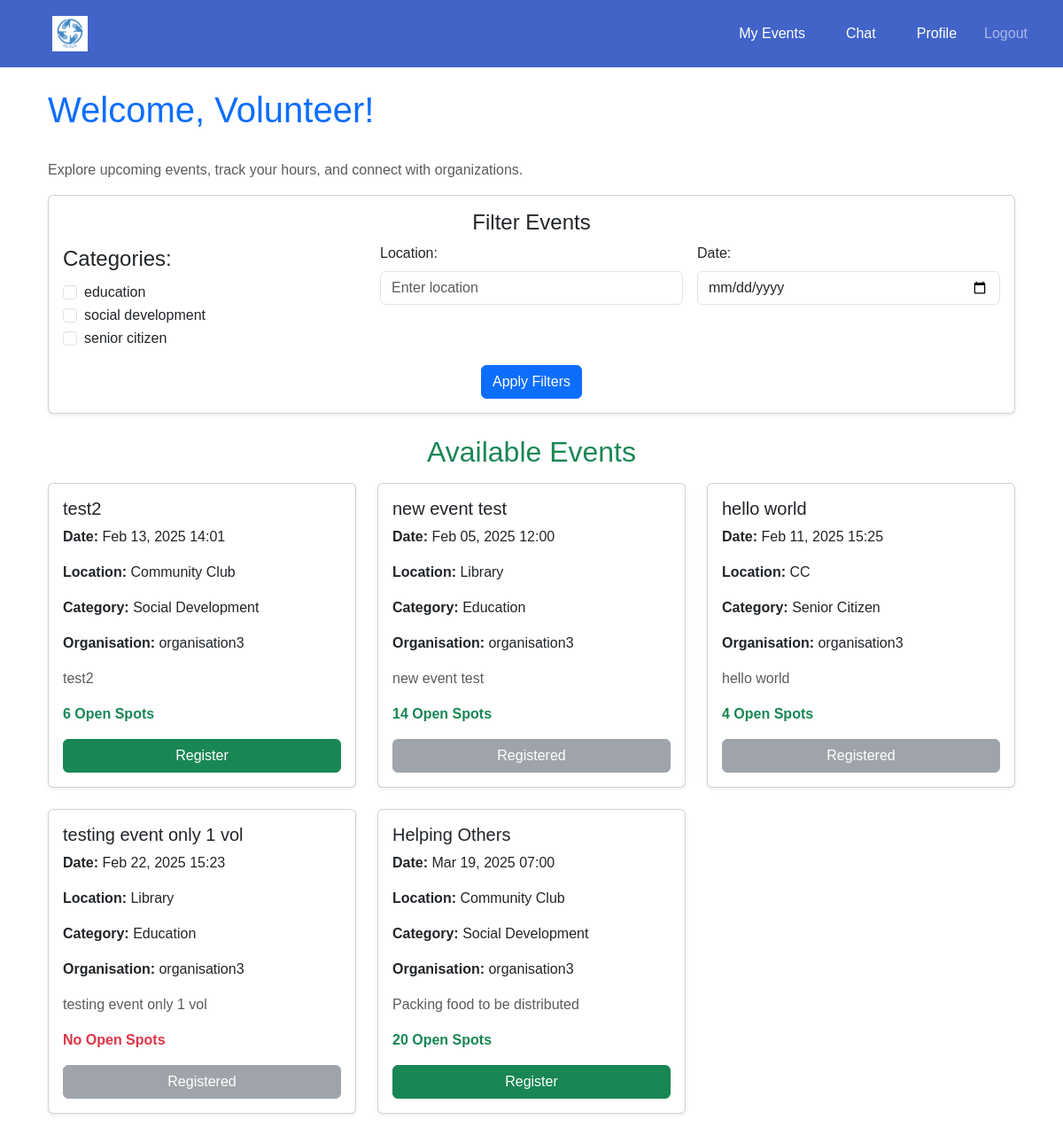
Page /events/dashboard/volunteer/ (signed in) on the committed database.
### events/models.py (models this page shows, shortened)
class Event(models.Model):
    CATEGORY_CHOICES = [
        ('education', 'Education'),
        ('social development', 'Social Development'),
        ('senior citizen', 'Senior Citizen'),
    ]
    organisation = models.ForeignKey(settings.AUTH_USER_MODEL, on_delete=models.CASCADE)
    name = models.CharField(max_length=255)
    description = models.TextField()
    date = models.DateTimeField()
    location = models.CharField(max_length=255)
    volunteers_needed = models.PositiveIntegerField()
    roles_responsibilities = models.TextField()
    category = models.CharField(max_length=50, choices=CATEGORY_CHOICES, blank=False, default='Education')

### accounts/models.py (models this page shows, shortened)
class CustomUser(AbstractUser):
    USER_TYPE_CHOICES = [
        ('volunteer', 'Volunteer'),
        ('organisation', 'Organisation'),
    ]
    user_type = models.CharField(max_length=20, choices=USER_TYPE_CHOICES)
    contact_number = models.CharField(max_length=10, blank= True, null=True)
    full_name = models.CharField(max_length=255, blank=True, null=True)
    personnel_name = models.CharField(max_length=255, blank=True, null=True)
    profile_picture = models.ImageField(upload_to='profile_pics', blank=True, null=True)

### events/views.py (the view)
# urls.py: path('dashboard/volunteer/', views.volunteer_dashboard, name='volunteer_dashboard'),
@login_required
def volunteer_dashboard(request):
    if request.user.user_type == 'volunteer':
        events = Event.objects.all()
        registered_event_ids = set(
            VolunteerEvent.objects.filter(volunteer=request.user, status='registered')
            .values_list('event_id', flat=True)
        )
        selected_categories = request.GET.getlist('category')
        location = request.GET.get('location', '').strip()
        date = request.GET.get('date', '').strip()
        if selected_categories:
            events = events.filter(category__in=selected_categories)
        if location:
            events = events.filter(location__icontains=location)
        if date:
            events = events.filter(date=date)
        category_choices = dict(Event.CATEGORY_CHOICES)
        categories = list(category_choices.keys())
        for event in events:
            event.volunteer_count = VolunteerEvent.objects.filter(event=event, status='registered').count()
            event.open_spots = max(event.volunteers_needed - event.volunteer_count, 0)
        return render(request, 'events/volunteer_dashboard.html', {
            'events': events,
            'categories': categories,
            'category_labels': category_choices,
            'selected_categories': selected_categories,
            'registered_event_ids': registered_event_ids,
        })
    return redirect('home')

### events/templates/events/volunteer_dashboard.html (shortened to what this page needs)
{% extends 'base.html' %}
{% block content %}
<div class="container mt-4">
    <div class="d-flex justify-content-between align-items-center mb-4">
        <h1 class="text-primary">Welcome, Volunteer!</h1>
    </div>
    <p class="text-muted">Explore upcoming events, track your hours, and connect with organizations.</p>
    <div class="card shadow-sm mb-4">
        <div class="card-body">
            <h4 class="card-title text-center">Filter Events</h4>
            <form method="get">
                <div class="row g-3">
                    <div class="col-md-4">
                        <fieldset>
                            <legend>Categories:</legend>
                            {% for category in categories %}
                                <div class="form-check">
                                    <input class="form-check-input" type="checkbox" name="category" value="{{ category }}"
                                           {% if category in selected_categories %}checked{% endif %}>
                                    <label class="form-check-label">{{ category }}</label>
                                </div>
                            {% endfor %}
                        </fieldset>
                    </div>
                    <div class="col-md-4">
                        <label for="location" class="form-label">Location:</label>
                        <input type="text" class="form-control" name="location" id="location" value="{{ request.GET.location }}" placeholder="Enter location">
                    </div>
                    <div class="col-md-4">
                        <label for="date" class="form-label">Date:</label>
                        <input type="date" class="form-control" name="date" id="date" value="{{ request.GET.date }}">
                    </div>
                </div>
                <div class="text-center mt-3">
                    <button type="submit" class="btn btn-primary"> Apply Filters</button>
                </div>
            </form>
        </div>
    </div>
    <h2 class="text-center text-success mb-3">Available Events</h2>
    {% if events %}
        <div class="row">
            {% for event in events %}
                <div class="col-md-6 col-lg-4">
                    <div class="card shadow-sm mb-4">
                        <div class="card-body">
                            <h5 class="card-title">{{ event.name }}</h5>
                            <p><strong>Date:</strong> {{ event.date|date:"M d, Y H:i" }}</p>
                            <p><strong>Location:</strong> {{ event.location }}</p>
                            <p><strong>Category:</strong> {{ event.get_category_display }}</p>
                            <p><strong>Organisation:</strong> {{ event.organisation.username }}</p>
                            <p class="text-muted">{{ event.description }}</p>
                            {% if event.open_spots > 0 %}
                                <p class="text-success"><strong>{{ event.open_spots }} Open Spot{{ event.open_spots|pluralize }}</strong></p>
                            {% else %}
                                <p class="text-danger"><strong>No Open Spots</strong></p>
                            {% endif %}
                            <div class="d-grid">
                                {% if event.id in registered_event_ids %}
                                    <button class="btn btn-secondary w-100" disabled>
                                         Registered
                                    </button>
                                {% elif event.open_spots > 0 %}
                                    <form action="{% url 'events:register_for_event' event.id %}" method="post">
                                        <button type="submit" class="btn btn-success w-100">
                                             Register
                                        </button>
                                    </form>
                                {% endif %}
                            </div>
                        </div>
                    </div>
                </div>
            {% endfor %}
        </div>
    {% else %}
        <div class="alert alert-info text-center">
            <p>No events found matching your criteria.</p>
        </div>
    {% endif %}
</div>
{% endblock %}

### templates/base.html (style rules this page uses)
body { margin: 0; font-family: Arial, sans-serif; }

### rows in the picture
Event: name "test2", date "Feb 13, 2025 14:01", location "Community Club", category "Social Development", organisation.username "organisation3", description "test2", open_spots "6", shows "Register"
Event: name "new event test", date "Feb 05, 2025 12:00", location "Library", category "Education", organisation.username "organisation3", description "new event test", open_spots "14", shows "Registered"
Event: name "hello world", date "Feb 11, 2025 15:25", location "CC", category "Senior Citizen", organisation.username "organisation3", description "hello world", open_spots "4", shows "Registered"
Event: name "testing event only 1 vol", date "Feb 22, 2025 15:23", location "Library", category "Education", organisation.username "organisation3", description "testing event only 1 vol", shows "No Open Spots", shows "Registered"
Event: name "Helping Others", date "Mar 19, 2025 07:00", location "Community Club", category "Social Development", organisation.username "organisation3", description "Packing food to be distributed", open_spots "20", shows "Register"

### other values in the picture
{{ category }} "education" "social development" "senior citizen"
